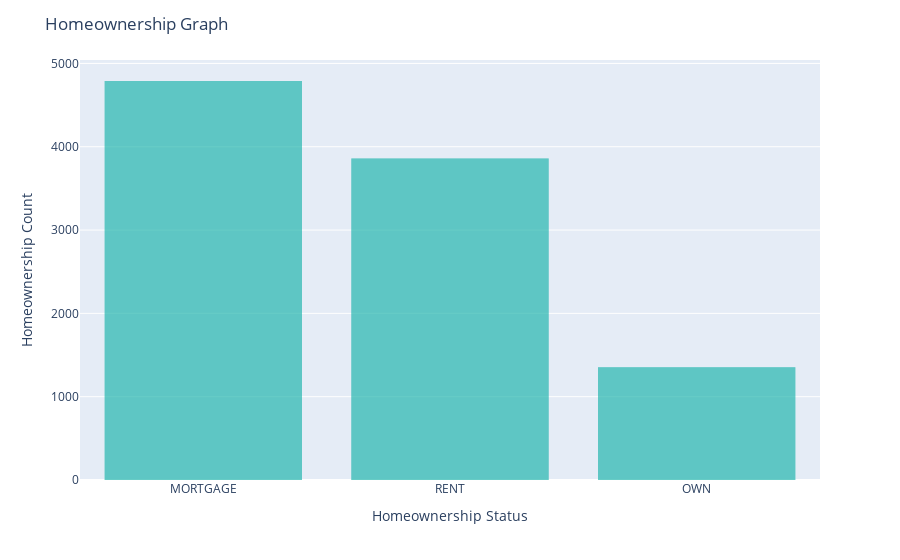

Notebook source saved alongside this figure:
### Markdown cell above
**Q7** Can you figure out how to add x labels, y labels, and a title to this graph?

### Code cell
# Your code here
fig = px.bar(DF,
             x='homeownership',
             color_discrete_sequence=['lightseagreen'])

fig.update_traces(dict(marker_line_width=0))
fig.update_layout(
    title="Homeownership Graph",   
    xaxis_title="Homeownership Status",    
    yaxis_title="Homeownership Count",  
)

fig.show()

### Figure 1 — Plotly figure (JSON) as saved in the notebook; plotly's stock layout.template omitted (floating-point values rounded to 4 significant figures; data arrays with more than 128 entries replaced by an {"elided": "..."} marker saying what was removed)
{"data": [{"alignmentgroup": "True", "hovertemplate": "homeownership=%{x}<br>count=%{y}<extra></extra>", "legendgroup": "", "marker": {"color": "lightseagreen", "line": {"width": 0}, "pattern": {"shape": ""}}, "name": "", "offsetgroup": "", "orientation": "v", "showlegend": false, "textposition": "auto", "type": "bar", "x": {"elided": "10000 str values"}, "xaxis": "x", "y": {"elided": "10000 int values"}, "yaxis": "y"}], "layout": {"autosize": true, "barmode": "relative", "legend": {"tracegroupgap": 0}, "margin": {"t": 60}, "title": {"text": "Homeownership Graph"}, "xaxis": {"anchor": "y", "autorange": true, "domain": [0, 1], "range": [-0.5, 2.5], "title": {"text": "Homeownership Status"}, "type": "category"}, "yaxis": {"anchor": "x", "autorange": true, "domain": [0, 1], "range": [0, 5041.0], "title": {"text": "Homeownership Count"}, "type": "linear"}}}
